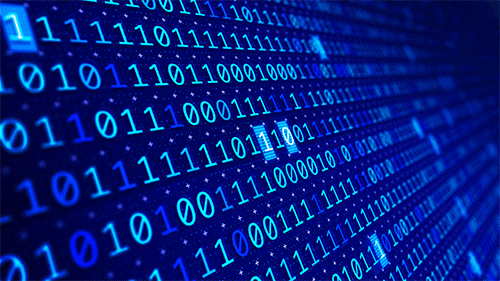
#> input picture assets/fond/frame_00_delay-0.04s.png, 500 x 281 px
$ python -i Projet.py   (imports and definitions only)
#> lines starting #> are read from the running program, lines starting #| are printed output that depends on the picture
from math import *
from PIL import *
from PIL.Image import *
from PIL.ImageDraw import *
from random import *

# [69 lines left out: functions IntToStrBin, binStrToInt, defi3, not called in this run]

def defi4(imageLien: str, seuil: int = 125): #Fonction correspondant au défi 4
#> called with imageLien = 'assets/fond/frame_00_delay-0.04s.png', seuil = 125
    image = open(imageLien)
#> image is the input picture: PIL image 500x281 P; mean R, G, B 1.6, 29.6, 126.8
    image2 = Image.new("RGB", image.size, (0, 255, 0)) #Création des images nécessaire de couleur qui serai celle du blanc
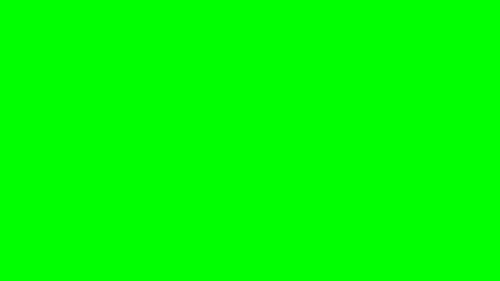
#> image2: PIL image 500x281 RGB; mean R, G, B 0, 255, 0
    image3 = Image.new("RGB", image.size, (245, 245, 0))
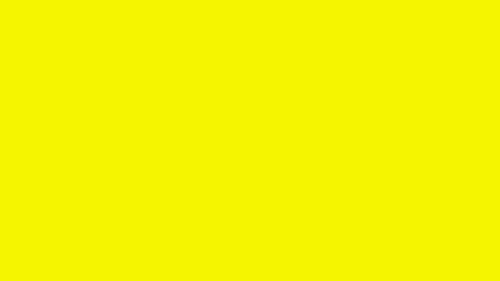
#> image3: PIL image 500x281 RGB; mean R, G, B 245, 245, 0
    image4 = Image.new("RGB", image.size, (250, 100, 190))
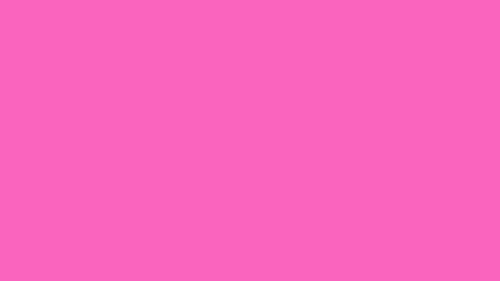
#> image4: PIL image 500x281 RGB; mean R, G, B 250, 100, 190
    for y in range(image.size[1]):
        for x in range(image.size[0]): #Plan de l'image
            pixel = image.getpixel((x, y))
            moyenne = (pixel[0] + pixel[1] + pixel[2])/3
            image.putpixel((x, y), (223, 226, 0))
            if moyenne > seuil:
                image.putpixel((x, y), (0, 0, 0))
                image2.putpixel((x, y), (0, 0, 0))
                image3.putpixel((x, y), (0, 0, 0))
                image4.putpixel((x, y), (0, 0, 0))
    imageFinal = Image.new("RGB", image.size, (0, 0, 0))
    taille = image.size
    image.thumbnail((int(taille [0]/2), int(taille [1]/2)), 3)
    image2.thumbnail((int(taille [0]/2), int(taille [1]/2)), 3)
    image3.thumbnail((int(taille [0]/2), int(taille [1]/2)), 3)
    image4.thumbnail((int(taille [0]/2), int(taille [1]/2)), 3)
    imageFinal.paste(image, (0, 0))
    imageFinal.paste(image2, (int(taille[0]/2), 0))
    imageFinal.paste(image4, (0, int(taille[1]/2)))
    imageFinal.paste(image3, (int(taille[0]/2), int(taille[1]/2)))
    return imageFinal

# [44 lines left out: functions defi5Cacher, defi5Trouver, not called in this run]

#> (the run stopped early here; a loop or call above may not have finished)
